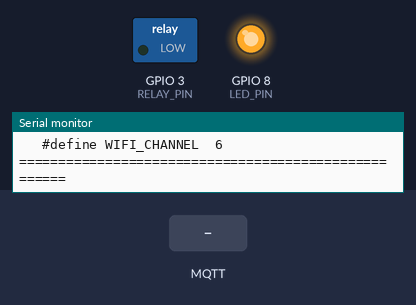
A sketch run on a simulated ESP32-C3. On the bench: switched loads named in the sketch (green lamp = pin HIGH), output pins drawn as LEDs (lit = HIGH), the last lines printed to the serial monitor. Inputs (shaded band) come from the test bench. WiFi joins after 1.5 s; servers stay silent unless stated; no MQTT or app messages arrive unless stated.

Above: at 3.0 s.
3.1 s: MQTT message "1" arrives on the first subscribed topic
At 5.5 s:
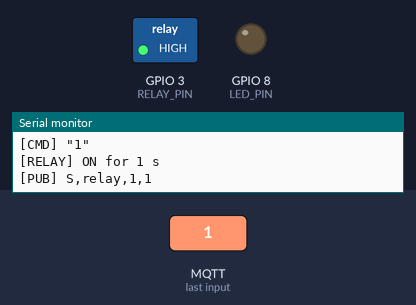
6.1 s: MQTT message "2" arrives on the first subscribed topic
At 8.4 s:
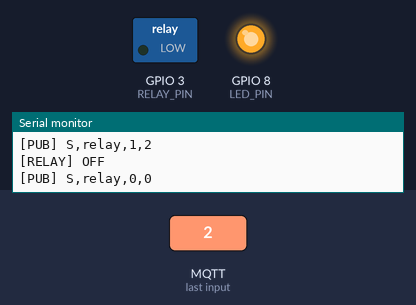
Timing chart, 0 to 9.9 s (numbered marks = the images above; inputs shaded):
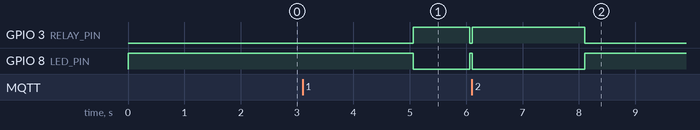

The sketch:

node0_root.ino
```cpp
/*
 * ============================================================================
 *  Node 0  (ROOT / GATEWAY)  -  ESP32-C3
 * ============================================================================
 *  The only node with internet access. Acts as a two-way bridge.
 *
 *  Uplink (garden data -> server)
 *      Node 1 --ESP-NOW--> onEspNowRecv() --> handleSensorPacket() --> farm/data
 *
 *  Downlink (server command -> water valve)
 *      farm/cmd --> onMqttMessage() --> relayStart() --> relayWrite() --> valve ON
 *                                          |
 *                            time is up -> loop() calls relayStop() to close it
 *
 *  No logic of its own. The server decides how many seconds to water; this node
 *  just obeys. The shut-off timer runs locally, so the valve still closes on
 *  time even if the network drops mid-cycle.
 *  ---------------------------------------------------------------------------
 *  Function list
 *    relayWrite()          Drive the relay pin and the onboard LED
 *    publishRelay()        Report relay state to the server
 *    relayStart()          Open the valve and record when it must close
 *    relayStop()           Close the valve
 *    onEspNowRecv()        [callback] Node 1 sent sensor data
 *    handleSensorPacket()  Format the data as CSV and publish it
 *    onMqttMessage()       [callback] Server sent a command
 *    mqttTick()            Keep the MQTT connection alive
 *    wifiTick()            Keep the WiFi connection alive
 *  ---------------------------------------------------------------------------
 *  setup()  Runs once at power-on / reset, never again
 *      1. Close the valve first        prevents a watering pulse during boot
 *      2. Connect WiFi                 waits up to 20 s, then wifiTick() takes over
 *      3. Start ESP-NOW                binds onEspNowRecv() to incoming packets
 *      4. Print MAC / channel          copy these into node1_sensor.ino
 *      5. Configure MQTT               binds onMqttMessage() to incoming commands
 *                                      (does not connect here - mqttTick() does that)
 *
 *  loop()   Repeats forever, roughly every 5 ms. Every step is non-blocking,
 *           so nothing can ever delay the valve shut-off.
 *      1. Is it time to close the valve?  -> relayStop()
 *      2. wifiTick()                      is WiFi down?
 *      3. mqttTick()                      is MQTT down? any command waiting?
 *      4. Any pending data from Node 1?   -> handleSensorPacket()
 *
 *  The two callbacks are not part of loop() - the system invokes them itself:
 *      onEspNowRecv()   called by the WiFi task the instant a packet lands
 *      onMqttMessage()  called from inside mqtt.loop() when a message arrives
 *  ---------------------------------------------------------------------------
 *  Board : ESP32C3 Dev Module   (Arduino-ESP32 core 3.x)
 *  Libs  : PubSubClient (Nick O'Leary)
 * ============================================================================
 */

#include <WiFi.h>
#include <esp_now.h>
#include <PubSubClient.h>

#define WIFI_SSID       "YOUR_WIFI_SSID"
#define WIFI_PASS       "YOUR_WIFI_PASSWORD"

#define MQTT_HOST       "192.168.1.100"      // private MQTT broker
#define MQTT_PORT       1883
#define MQTT_USER       ""                   // "" if the broker needs no login
#define MQTT_PASS       ""
#define MQTT_CLIENT_ID  "esp32c3-node0"      // must be unique on the broker

#define TOPIC_DATA      "farm/data"          // uplink   : sensor + status
#define TOPIC_CMD       "farm/cmd"           // downlink : watering duration

#define RELAY_PIN         3
#define RELAY_ON_LEVEL    HIGH               // HIGH = valve open (use LOW for active-low modules)
#define LED_PIN           8                  // onboard LED on SuperMini boards (active low)

#define MAX_WATER_SECONDS 3600UL             // safety cap on a single watering command (1 h)
// ===========================================================================

// ESP-NOW packet  ***  must match node1_sensor.ino exactly  ***
typedef struct __attribute__((packed)) {
  float   temperature;
  float   humidity;
  uint8_t validSamples;                      // 0 = every DHT read failed
} Packet;

WiFiClient   wifiClient;
PubSubClient mqtt(wifiClient);

bool     relayOn      = false;               // is the valve open right now
uint32_t relayOffAtMs = 0;                   // millis() value at which it must close

volatile bool   rxPending = false;           // sensor data waiting for loop() to pick up
volatile Packet rxPacket;

uint32_t lastMqttTry = 0;
uint32_t lastWifiTry = 0;

void relayStop();

// ---------------------------------------------------------------------------
// RELAY
// ---------------------------------------------------------------------------

// Drive the relay pin and the onboard LED together
void relayWrite(bool on) {
  digitalWrite(RELAY_PIN, on ? RELAY_ON_LEVEL : !RELAY_ON_LEVEL);
  digitalWrite(LED_PIN, on ? LOW : HIGH);
}

// Tell the server whether the valve is open, and for how many seconds
void publishRelay(int on, long seconds) {
  char buf[32];
  snprintf(buf, sizeof(buf), "S,relay,%d,%ld", on, seconds);
  if (mqtt.connected()) mqtt.publish(TOPIC_DATA, buf);
  Serial.printf("[PUB] %s\n", buf);
}

// Open the valve and record the millis() value at which it must close.
// No delay() is used, so nothing blocks. Anything above MAX_WATER_SECONDS is
// clamped; a repeat command while watering simply restarts the countdown.
void relayStart(uint32_t seconds) {
  if (seconds == 0) { relayStop(); return; }

  if (seconds > MAX_WATER_SECONDS) {
    Serial.printf("[RELAY] %lu s exceeds limit -> clamped to %lu s\n",
                  (unsigned long)seconds, MAX_WATER_SECONDS);
    seconds = MAX_WATER_SECONDS;
  }

  relayOffAtMs = millis() + seconds * 1000UL;
  relayOn      = true;
  relayWrite(true);
  Serial.printf("[RELAY] ON for %lu s\n", (unsigned long)seconds);
  publishRelay(1, seconds);
}

// Close the valve. Safe to call repeatedly.
void relayStop() {
  if (!relayOn) return;
  relayOn = false;
  relayWrite(false);
  Serial.println("[RELAY] OFF");
  publishRelay(0, 0);
}

// ---------------------------------------------------------------------------
// ESP-NOW  -  receive only, never replies, so no peer registration is needed
// ---------------------------------------------------------------------------

// [callback] Node 1 sent data. This runs in the WiFi task, so MQTT calls are
// forbidden here - just stash the packet and raise a flag for handleSensorPacket().
void onEspNowRecv(const esp_now_recv_info_t *info, const uint8_t *data, int len) {
  if (len != (int)sizeof(Packet)) return;
  memcpy((void *)&rxPacket, data, sizeof(Packet));
  rxPending = true;
}

// Format the pending packet as CSV and publish it to the server
void handleSensorPacket() {
  Packet p;
  memcpy(&p, (const void *)&rxPacket, sizeof(Packet));
  rxPending = false;

  char buf[48];
  snprintf(buf, sizeof(buf), "D,%.2f,%.2f,%u",
           p.temperature, p.humidity, p.validSamples);
  Serial.printf("[RX ] %s\n", buf);

  if (mqtt.connected()) mqtt.publish(TOPIC_DATA, buf);
  else Serial.println("[RX ] MQTT not connected -> this reading is lost");
}

// ---------------------------------------------------------------------------
// MQTT / WIFI
// ---------------------------------------------------------------------------

// [callback] The server published a command to farm/cmd.
// The payload is a plain number of seconds: "120" = water 120 s, "0" = stop now.
void onMqttMessage(char *topic, byte *payload, unsigned int length) {
  char s[16];
  unsigned int n = length < sizeof(s) - 1 ? length : sizeof(s) - 1;
  memcpy(s, payload, n);
  s[n] = 0;
  Serial.printf("[CMD] \"%s\"\n", s);
  relayStart(strtoul(s, NULL, 10));
}

// Keep MQTT alive: pump mqtt.loop() while connected, otherwise retry every 5 s.
// On every successful connect it re-subscribes and registers an LWT so the
// broker announces our death if we vanish without saying goodbye.
void mqttTick() {
  if (mqtt.connected()) { mqtt.loop(); return; }

  if (WiFi.status() != WL_CONNECTED) return;
  if (millis() - lastMqttTry < 5000) return;
  lastMqttTry = millis();

  Serial.print("[MQTT] connecting... ");
  const char *lwt = "S,offline,0,0";
  bool ok = strlen(MQTT_USER)
            ? mqtt.connect(MQTT_CLIENT_ID, MQTT_USER, MQTT_PASS, TOPIC_DATA, 0, false, lwt)
            : mqtt.connect(MQTT_CLIENT_ID, TOPIC_DATA, 0, false, lwt);

  if (ok) {
    Serial.println("OK");
    mqtt.subscribe(TOPIC_CMD);
    mqtt.publish(TOPIC_DATA, "S,online,0,0");
  } else {
    Serial.printf("failed rc=%d\n", mqtt.state());
  }
}

// Keep WiFi alive: retry the connection every 5 s while it is down
void wifiTick() {
  if (WiFi.status() == WL_CONNECTED) return;
  if (millis() - lastWifiTry < 5000) return;
  lastWifiTry = millis();
  Serial.println("[WIFI] lost -> reconnecting");
  WiFi.disconnect();
  WiFi.begin(WIFI_SSID, WIFI_PASS);
}

// ---------------------------------------------------------------------------

// Bring everything up in order: close the valve first -> WiFi -> ESP-NOW -> MQTT,
// then print the MAC and channel to copy into node1_sensor.ino.
void setup() {
  // Close the relay as early as possible. Writing the level before switching the
  // pin to output means it drives "closed" immediately, with no open glitch on boot.
  relayWrite(false);
  pinMode(RELAY_PIN, OUTPUT);
  pinMode(LED_PIN, OUTPUT);
  relayWrite(false);

  Serial.begin(115200);
  delay(300);
  Serial.println("\n\n=== Node 0 (Root) ===");

  WiFi.mode(WIFI_STA);
  WiFi.setSleep(false);                      // with modem sleep on, ESP-NOW drops packets
  WiFi.begin(WIFI_SSID, WIFI_PASS);

  Serial.print("[WIFI] connecting");         // give up after 20 s, wifiTick() keeps retrying
  uint32_t t0 = millis();
  while (WiFi.status() != WL_CONNECTED && millis() - t0 < 20000) {
    delay(250);
    Serial.print(".");
  }
  Serial.println();

  if (esp_now_init() != ESP_OK) {            // must always come after WiFi.mode()
    Serial.println("[ESPNOW] init failed -> restarting");
    delay(2000);
    ESP.restart();
  }
  esp_now_register_recv_cb(onEspNowRecv);

  String mac = WiFi.macAddress();            // reformat so it can be pasted directly
  mac.replace(":", ", 0x");
  Serial.println("\n=====================================================");
  if (WiFi.status() == WL_CONNECTED)
    Serial.printf(" WiFi OK   IP = %s\n", WiFi.localIP().toString().c_str());
  else
    Serial.println(" WiFi failed! Check SSID/PASS (it will keep retrying)");
  Serial.println(" Copy these two lines into node1_sensor.ino :");
  Serial.printf("   #define NODE0_MAC     { 0x%s }\n", mac.c_str());
  Serial.printf("   #define WIFI_CHANNEL  %d\n", WiFi.channel());
  Serial.println("=====================================================\n");

  mqtt.setServer(MQTT_HOST, MQTT_PORT);
  mqtt.setCallback(onMqttMessage);
}

// Poll four things forever. Every one is non-blocking so nothing can hold up
// the valve shut-off.
void loop() {
  if (relayOn && (int32_t)(millis() - relayOffAtMs) >= 0) relayStop();   // time to close?

  wifiTick();
  mqttTick();
  if (rxPending) handleSensorPacket();

  delay(5);                                  // yield the CPU to the WiFi task (C3 is single-core)
}
```

Measured:
- after the input at 3.1 s, GPIO 3 (RELAY_PIN): LOW → HIGH after 2.0 s, → LOW 1.0 s later; GPIO 8 (LED_PIN): HIGH → LOW after 2.0 s, → HIGH 1.0 s later
- after the input at 6.1 s, GPIO 3 (RELAY_PIN): LOW → HIGH at once, → LOW 2.0 s later; GPIO 8 (LED_PIN): HIGH → LOW at once, → HIGH 2.0 s later
